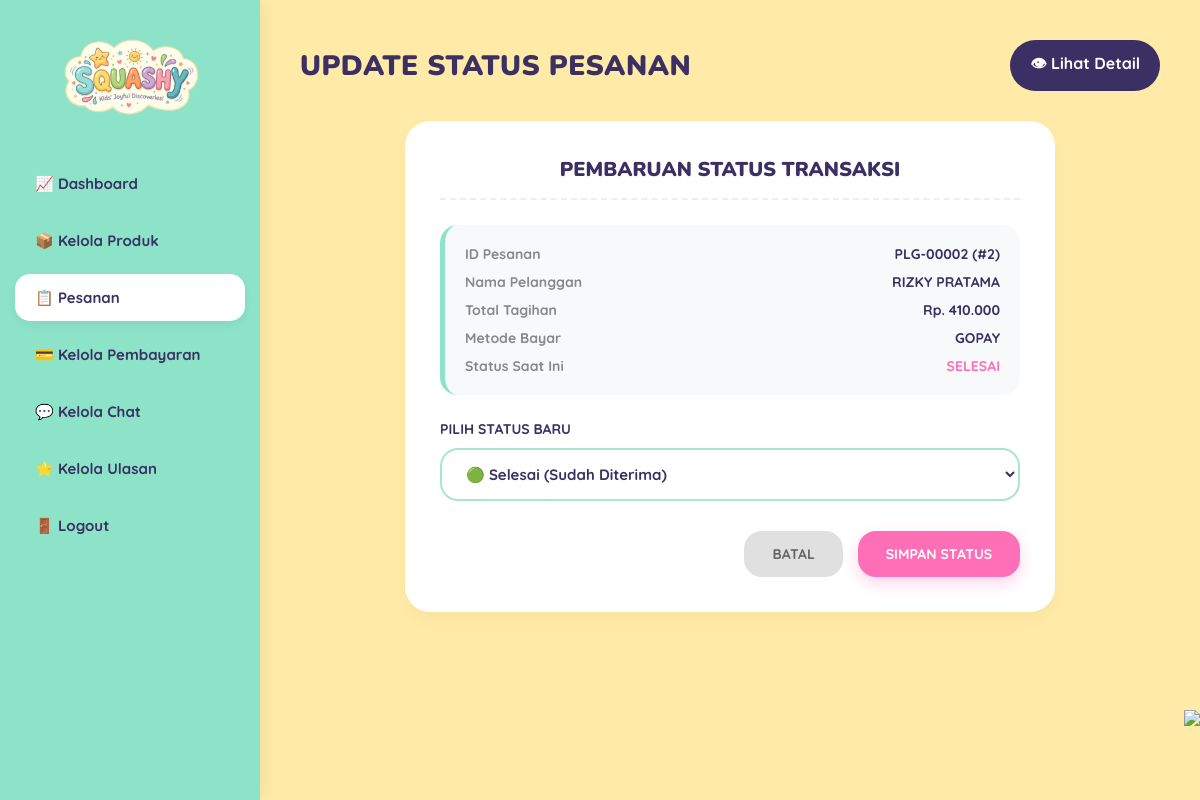
The page /admin/update_status.php?id=2 on the database its author committed.
### tables this page shows
CREATE TABLE `payment` (
  `id_payment` int NOT NULL,
  `id_order` int NOT NULL,
  `metode_pembayaran` varchar(255) DEFAULT NULL,
  `status_pembayaran` varchar(100) DEFAULT 'pending',
  `waktu_bayar` timestamp NULL DEFAULT CURRENT_TIMESTAMP
);

CREATE TABLE `order` (
  `id_order` int NOT NULL,
  `id_user` int NOT NULL,
  `nomer_hp` varchar(100) DEFAULT NULL,
  `nama_pembeli` varchar(255) NOT NULL,
  `tanggal_pesanan` timestamp NULL DEFAULT CURRENT_TIMESTAMP,
  `total_tagihan` int NOT NULL,
  `status_pesanan` enum('pending','dibayar','diproses','dikirim','selesai','dibatalkan') DEFAULT 'pending'
);

### admin/update_status.php (the view, shortened to what this page needs)
<?php
require_once '../config/database.php';
$id_order = intval($_GET['id']);
$query_order = "
SELECT o.*, p.status_pembayaran, p.metode_pembayaran
FROM `order` o
LEFT JOIN payment p ON o.id_order = p.id_order
WHERE o.id_order = $id_order
";
$result_order = mysqli_query($conn, $query_order);
$order = mysqli_fetch_assoc($result_order);
$display_id = "PLG-" . str_pad($order['id_order'], 5, "0", STR_PAD_LEFT);
?>
<!DOCTYPE html>
<html lang="id">
<head>
</head>
<body>
    <?php require_once '../components/layout/header_admin.php'; ?>
    <div class="main-content">
        <div class="header-dash">
            <h1>UPDATE STATUS PESANAN</h1>
            <a href="detail_pesanan.php?id=<?= $id_order ?>" class="btn-back-link">👁 Lihat Detail</a>
        </div>
        <div class="form-card">
            <h3>Pembaruan Status Transaksi</h3>
            <div class="info-box">
                <div class="info-row">
                    <span class="info-label">ID Pesanan</span>
                    <span><?= $display_id ?> (#<?= $order['id_order'] ?>)</span>
                </div>
                <div class="info-row">
                    <span class="info-label">Nama Pelanggan</span>
                    <span><?= htmlspecialchars(strtoupper($order['nama_pembeli'])) ?></span>
                </div>
                <div class="info-row">
                    <span class="info-label">Total Tagihan</span>
                    <span>Rp. <?= number_format($order['total_tagihan'], 0, ',', '.') ?></span>
                </div>
                <div class="info-row">
                    <span class="info-label">Metode Bayar</span>
                    <span><?= htmlspecialchars(strtoupper($order['metode_pembayaran'] ?? '-')) ?></span>
                </div>
                <div class="info-row">
                    <span class="info-label">Status Saat Ini</span>
                    <span style="font-weight: 900; color: var(--pink-accent); text-transform: uppercase;">
                        <?= htmlspecialchars($order['status_pesanan'] ?? 'pending') ?>
                    </span>
                </div>
            </div>
            <form method="POST">
                <div class="form-group">
                    <label for="status_pesanan">Pilih Status Baru</label>
                    <select name="status_pesanan" id="status_pesanan" class="select-status" required>
                        <option value="selesai" <?= strtolower($order['status_pesanan']) === 'selesai' ? 'selected' : '' ?>>🟢 Selesai (Sudah Diterima)</option>
                    </select>
                </div>
                <div class="btn-group">
                    <a href="kelola_pesanan.php" class="btn-cancel">Batal</a>
                    <button type="submit" class="btn-submit">Simpan Status</button>
                </div>
            </form>
        </div>
    </div>
    <img src="../assets/images/decor-right.png" class="decor-flower-bottom">
</body>
</html>

### admin/update_status.php (style rules this page uses)
:root { --mint-bg: #8DE3C7; --cream-bg: #FFEAA7; --dark-purple: #3A3063; --orange-card: #F2994A; --green-card: #27AE60; --soft-green: #A8E6CF; --white: #FFFFFF; --pink-accent: #FF6FB7; --gray-light: #F8F9FA; }
* { margin: 0; padding: 0; box-sizing: border-box; }
body { font-family: 'Quicksand', sans-serif; background-color: var(--cream-bg); color: var(--dark-purple); min-height: 100vh; display: flex; }
.main-content { margin-left: 260px; flex: 1; padding: 40px; position: relative; min-height: 100vh; }
.header-dash { display: flex; justify-content: space-between; align-items: center; margin-bottom: 30px; gap: 16px; flex-wrap: wrap; }
.header-dash h1 { font-family: 'Nunito', sans-serif; font-size: 28px; font-weight: 900; letter-spacing: 0.5px; }
.btn-back-link { display: inline-flex; align-items: center; justify-content: center; gap: 8px; padding: 12px 20px; border-radius: 999px; background: var(--dark-purple); color: var(--white); font-weight: 700; text-decoration: none; transition: transform 0.2s ease, box-shadow 0.2s ease; }
.form-card { background: white; border-radius: 25px; padding: 35px; box-shadow: 0 8px 20px rgba(0, 0, 0, 0.03); max-width: 650px; margin: 0 auto; }
.form-card h3 { font-family: 'Nunito', sans-serif; font-size: 20px; font-weight: 900; margin-bottom: 25px; text-transform: uppercase; text-align: center; color: var(--dark-purple); border-bottom: 2px dashed #EEEEEE; padding-bottom: 15px; }
.info-box { background-color: var(--gray-light); border-radius: 18px; padding: 20px; margin-bottom: 25px; border-left: 5px solid var(--mint-bg); }
.info-row { display: flex; justify-content: space-between; margin-bottom: 10px; font-size: 14px; font-weight: 700; }
.info-row:last-child { margin-bottom: 0; }
.info-label { color: #888888; }
.form-group { margin-bottom: 25px; }
.form-group label { display: block; font-size: 14px; font-weight: 900; margin-bottom: 10px; text-transform: uppercase; color: var(--dark-purple); }
.select-status { width: 100%; padding: 14px 20px; border: 2px solid var(--soft-green); border-radius: 18px; font-family: 'Quicksand', sans-serif; font-weight: 700; font-size: 15px; color: var(--dark-purple); outline: none; background-color: white; cursor: pointer; transition: border-color 0.2s; }
.btn-group { display: flex; gap: 15px; justify-content: flex-end; margin-top: 30px; }
.btn-submit { background-color: var(--pink-accent); color: white; border: none; padding: 14px 28px; border-radius: 18px; font-family: 'Quicksand', sans-serif; font-weight: 900; font-size: 14px; cursor: pointer; box-shadow: 0 6px 15px rgba(255, 111, 183, 0.3); text-transform: uppercase; transition: transform 0.2s, box-shadow 0.2s; }
.btn-cancel { background-color: #E0E0E0; color: #666666; border: none; padding: 14px 28px; border-radius: 18px; font-family: 'Quicksand', sans-serif; font-weight: 900; font-size: 14px; cursor: pointer; text-decoration: none; text-transform: uppercase; transition: transform 0.2s; }
.decor-flower-bottom { position: fixed; bottom: 0; right: 0; height: 90px; pointer-events: none; z-index: 10; }

### components/layout/header_admin.php (style rules this page uses)
:root { --mint-bg: #8DE3C7; --cream-bg: #FFEAA7; --dark-purple: #3A3063; --white: #FFFFFF; }
body { margin: 0; font-family: 'Quicksand', sans-serif; background-color: var(--cream-bg); color: var(--dark-purple); display: flex; }
.main-content { margin-left: 260px; flex: 1; padding: 40px; min-height: 100vh; }

### rows shown on the page
payment: id_order.id_order "PLG-00002", id_order.id_order "2", id_order.nama_pembeli "RIZKY PRATAMA", id_order.total_tagihan "410.000", metode_pembayaran "GOPAY", id_order.status_pesanan "SELESAI"
order: status_pesanan "🟢 Selesai (Sudah Diterima)"
